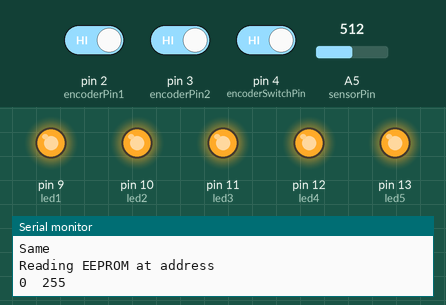
Simulated run of this sketch. Board: Arduino Uno, built with avr-gcc and run on an emulated ATmega328P. Shown: output pins drawn as LEDs (lit = HIGH), the last lines printed to the serial monitor. Dashed ring = blinking. Inputs (shaded band) come from the test bench; at power-on: pin 2 (encoderPin1) HIGH, pin 4 (encoderSwitchPin) HIGH, pin 3 (encoderPin2) HIGH, A5 (sensorPin) = 512. EEPROM starts erased.

Above: at 5.9 s.
6.0 s: pin 2 (encoderPin1) driven LOW
At 8.45 s:
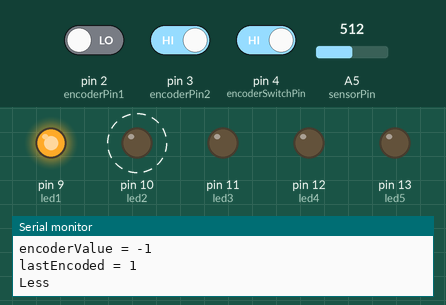
9.8 s: pin 4 (encoderSwitchPin) driven LOW
At 11.8 s:
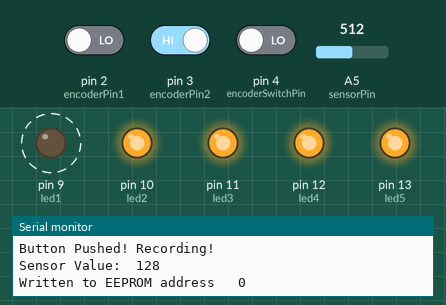
16.0 s: pin 4 (encoderSwitchPin) driven HIGH
At 16.57 s:
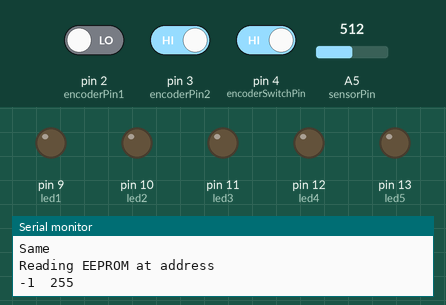
20.2 s: pin 3 (encoderPin2) driven LOW
Timing chart, 0 to 24.7 s (numbered marks = the images above; inputs shaded):
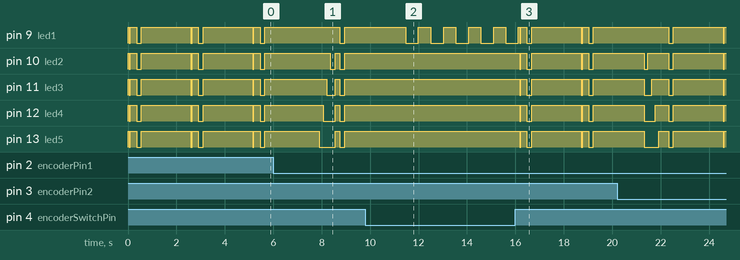

The sketch:

encoderEEPROMReader.ino
```cpp
// Read an LDR on analog pin 5, write the value to EEPROM memory,
// Then 'playback' the data in EEPROM using a rotary encoder
// Rotary encoder push button triggers a read
#include <EEPROM.h>


// initialise a reading from the first byte (address 0) of the EEPROM
int address = 0;
byte value;
//From bildr article: http://bildr.org/2012/08/rotary-encoder-arduino/

//these pins can not be changed 2/3 are special interrupt pins
int encoderPin1 = 2;
int encoderPin2 = 3;

// setup the encoder push button
int encoderSwitchPin = 4;
// variables for the interrupts
volatile int lastEncoded = 0;
volatile long encoderValue = 0;

long lastencoderValue = 0;
// handy int
int lednum = 0;
// bitwise variables
int lastMSB = 0;
int lastLSB = 0;

//set led pins
int led5 = 13;
int led4 = 12;
int led3 = 11;
int led2 = 10;
int led1 = 9;

int sensorPin = A5;    // select the input pin for the LDR
//int ledPin = 13;      // redundant select the pin for the LED
int sensorValue = 0;  // variable to store the value coming from the sensor

int eeAddress = 0; //Location in EEPROM for the data to be put


void setup() {
  Serial.begin (9600);
//setup interrupts
  pinMode(encoderPin1, INPUT);
  pinMode(encoderPin2, INPUT);
  pinMode(encoderSwitchPin, INPUT);

//  pinMode(buttonPin, INPUT);

  digitalWrite(encoderPin1, HIGH); //turn pullup resistor on
  digitalWrite(encoderPin2, HIGH); //turn pullup resistor on
  digitalWrite(encoderSwitchPin, HIGH); //turn pullup resistor on
  //call updateEncoder() when any high/low changed seen
  //on interrupt 0 (pin 2), or interrupt 1 (pin 3)
  attachInterrupt(0, updateEncoder, CHANGE);
  attachInterrupt(1, updateEncoder, CHANGE);

// set initial LED state
//  digitalWrite(ledPin, ledState);
// setup LEDs
  pinMode(9, OUTPUT);
  pinMode(10, OUTPUT);
  pinMode(11, OUTPUT);
  pinMode(11, OUTPUT);
  pinMode(12, OUTPUT);
  pinMode(13, OUTPUT);

  //digitalWrite(led1, LOW);
  //digitalWrite(led2, LOW);
  //digitalWrite(led3, LOW);

  //Serial.println("Starting, lets turn All LED's off");
  //start with no LEDs
  numberOfLEDS(0);
}


void loop(){
  if (digitalRead(encoderSwitchPin)){
    //button is not being pushed
    //So do stuff here
    // Much debugging info for serial
    Serial.print("encoderValue = ");
    Serial.println(encoderValue);
    Serial.print("lastEncoded = ");
    Serial.println(lastEncoded);
  //Serial.println(encoderValue);

  //delay(500);
  //Serial.println(encoderValue);
  //lednum = 0;
  if (encoderValue == lastEncoded){
    Serial.println("Same");
    //Serial.println("Turn all LED's off");
    numberOfLEDS(5);
    delay(50);
    numberOfLEDS(0);
    delay(50);
    numberOfLEDS(5);
    delay(50);
    value = EEPROM.read(address);
    Serial.println("Reading EEPROM at address ");
    Serial.print(address);
    Serial.print("\t");
    Serial.print(value, DEC);
    Serial.println();
    if (value >= 150){
      numberOfLEDS(5);
      delay(200);
      numberOfLEDS(0);
      delay(200);
      numberOfLEDS(5);
      delay(1000);
    } else if (value >= 139){
      numberOfLEDS(4);
      delay(1000);
    } else if (value >= 136){
      numberOfLEDS(3);
      delay(1000);
    }
    address = address;
    Serial.println("Address is now ");
    Serial.print("\t");
    Serial.println(address);
   } else if (encoderValue > lastEncoded){
    Serial.println("More");
    //for (int num = 1; num <= 3; num ++){
    //  numberOfLEDS(3);
    //}

    delay(100);
    numberOfLEDS(1);
    delay(150);
    numberOfLEDS(2);
    delay(150);
    numberOfLEDS(3);
    delay(150);
    numberOfLEDS(4);
    delay(150);
    numberOfLEDS(5);
    delay(200);
    numberOfLEDS(0);
    value = EEPROM.read(address);
    Serial.println("Reading EEPROM at address ");
    Serial.print(address);
    Serial.print("\t");
    Serial.print(value, DEC);
    Serial.println();
    if (value >= 150){
      numberOfLEDS(5);
      delay(200);
      numberOfLEDS(0);
      delay(200);
      numberOfLEDS(5);
      delay(1000);
    } else if (value >= 139){
      numberOfLEDS(4);
      delay(1000);
    } else if (value >= 136){
      numberOfLEDS(3);
      delay(1000);
    }
    //address ++;
    address = address + 1;
    encoderValue = lastEncoded;
   } else if (encoderValue < lastEncoded){
    Serial.println("Less");

    delay(100);
    numberOfLEDS(5);
    delay(150);
    numberOfLEDS(4);
    delay(150);
    numberOfLEDS(3);
    delay(150);
    numberOfLEDS(2);
    delay(150);
    numberOfLEDS(1);
    delay(200);
    numberOfLEDS(0);
    value = EEPROM.read(address);
    Serial.println("Reading EEPROM at address ");
    Serial.print(address);
    Serial.print("\t");
    Serial.print(value, DEC);
    Serial.println();
    if (value >= 150){
      numberOfLEDS(5);
      delay(200);
      numberOfLEDS(0);
      delay(200);
      numberOfLEDS(5);
      delay(1000);
    } else if (value >= 139){
      numberOfLEDS(4);
      delay(1000);
    } else if (value >= 136){
      numberOfLEDS(3);
      delay(1000);
    }
    //address --;
    address = address - 1;
    encoderValue= lastEncoded;
 }
  //readEncoders();
  delay(1000);
//  updateEncoder();
}
 else {
  //button is being pushed
  Serial.println("Button Pushed! Recording!");
  //delay(500);
    int sensorValue = analogRead(sensorPin)/4;
    int liveSensor = analogRead(sensorPin);
  //divide by 4 because analog inputs range from
  //0 to 1023 and each byte of the EEPROM can only hold a
  //value from 0 to 255
  // turn the ledPin on
  Serial.print("Sensor Value:");
  Serial.print("\t");
  Serial.println(sensorValue);
  EEPROM.write(eeAddress, sensorValue);
  Serial.print("Written to EEPROM address ");
  Serial.print("\t");
  Serial.print(eeAddress);
  eeAddress = eeAddress + 1;
  if (eeAddress == EEPROM.length()) {
    eeAddress = 0;
  }
  // wait a bit
  //delay(1000);
  // Flash all LEDS
 digitalWrite(led1, HIGH);
 delay(liveSensor);
 digitalWrite(led1, LOW);
 delay(liveSensor);
 }


}

//all the bitwise stuff to work out which direction encoder moving

void updateEncoder() {
  int MSB = digitalRead(encoderPin1); //MSB = most significant bit
  int LSB = digitalRead(encoderPin2); //LSB = least significant bit

  int encoded = (MSB << 1) |LSB; //converting the 2 pin value to single number
  int sum  = (lastEncoded << 2) | encoded; //adding it to the previous encoded value

  if(sum == 0b1101 || sum == 0b0100 || sum == 0b0010 || sum == 0b1011) encoderValue ++;
  if(sum == 0b1110 || sum == 0b0111 || sum == 0b0001 || sum == 0b1000) encoderValue --;

  lastEncoded = encoded; //store this value for next time

}


// function to easily assign LEDs
void numberOfLEDS(int num) {
  if (num == 1){
    digitalWrite(led1, HIGH);
    digitalWrite(led2, LOW);
    digitalWrite(led3, LOW);
    digitalWrite(led4, LOW);
    digitalWrite(led5, LOW);
  } else if (num == 2){
    digitalWrite(led1, HIGH);
    digitalWrite(led2, HIGH);
    digitalWrite(led3, LOW);
    digitalWrite(led4, LOW);
    digitalWrite(led5, LOW);
  } else if (num == 3){
    digitalWrite(led1, HIGH);
    digitalWrite(led2, HIGH);
    digitalWrite(led3, HIGH);
    digitalWrite(led4, LOW);
    digitalWrite(led5, LOW);
  } else if (num == 4){
    digitalWrite(led1, HIGH);
    digitalWrite(led2, HIGH);
    digitalWrite(led3, HIGH);
    digitalWrite(led4, HIGH);
    digitalWrite(led5, LOW);
  } else if (num == 5){
    digitalWrite(led1, HIGH);
    digitalWrite(led2, HIGH);
    digitalWrite(led3, HIGH);
    digitalWrite(led4, HIGH);
    digitalWrite(led5, HIGH);
  } else if (num == 0){
    digitalWrite(led1, LOW);
    digitalWrite(led2, LOW);
    digitalWrite(led3, LOW);
    digitalWrite(led4, LOW);
    digitalWrite(led5, LOW);
  }
}
```

Measured:
- after the input at 9.8 s, pin 10 (led2), pin 11 (led3), pin 12 (led4), pin 13 (led5): stops changing and stays HIGH
- by itself, pin 9 (led1): alternates HIGH for 0.51 s and LOW for 0.52 s
- by itself, pin 10 (led2), pin 11 (led3), pin 12 (led4), pin 13 (led5): repeats every 2.6 s: LOW 0.05 s, HIGH 0.25 s, LOW 0.20 s, HIGH 2.1 s
